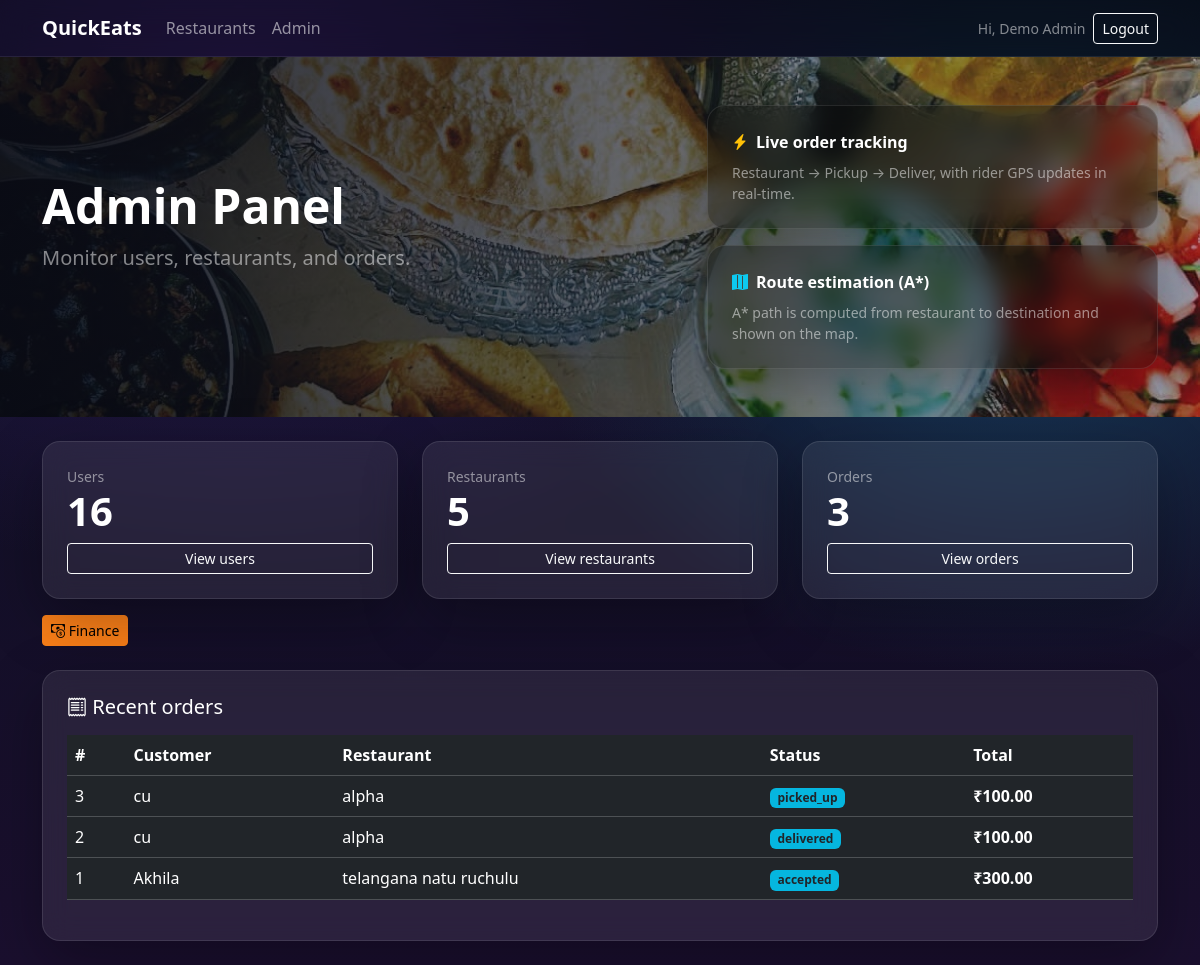
The page /admin/ (signed in) on the database its author committed.
### app/models.py (models this page shows, shortened)
class User(db.Model, UserMixin):
    id = db.Column(db.Integer, primary_key=True)
    email = db.Column(db.String(255), unique=True, nullable=False, index=True)
    password_hash = db.Column(db.String(255), nullable=False)
    full_name = db.Column(db.String(120), nullable=False)
    phone = db.Column(db.String(30), nullable=True)
    role = db.Column(db.String(40), nullable=False, index=True)
    is_active = db.Column(db.Boolean, default=True, nullable=False)
    address = db.Column(db.String(255), nullable=True)
    lat = db.Column(db.Float, nullable=True)
    lng = db.Column(db.Float, nullable=True)
    created_at = db.Column(db.DateTime, default=utcnow, nullable=False)
    restaurant = db.relationship("Restaurant", back_populates="owner", uselist=False)

class Order(db.Model):
    id = db.Column(db.Integer, primary_key=True)
    customer_id = db.Column(db.Integer, db.ForeignKey("user.id"), nullable=False, index=True)
    restaurant_id = db.Column(db.Integer, db.ForeignKey("restaurant.id"), nullable=False, index=True)
    delivery_partner_id = db.Column(db.Integer, db.ForeignKey("user.id"), nullable=True, index=True)
    status = db.Column(db.String(40), nullable=False, index=True, default=OrderStatus.PLACED.value)
    notes = db.Column(db.String(500), nullable=True)
    delivery_address = db.Column(db.String(255), nullable=True)
    delivery_lat = db.Column(db.Float, nullable=True)
    delivery_lng = db.Column(db.Float, nullable=True)
    subtotal_cents = db.Column(db.Integer, nullable=False, default=0)
    delivery_fee_cents = db.Column(db.Integer, nullable=False, default=2500)
    total_cents = db.Column(db.Integer, nullable=False, default=0)
    created_at = db.Column(db.DateTime, default=utcnow, nullable=False)
    updated_at = db.Column(db.DateTime, default=utcnow, onupdate=utcnow, nullable=False)
    restaurant = db.relationship("Restaurant", back_populates="orders")
    customer = db.relationship("User", foreign_keys=[customer_id])
    delivery_partner = db.relationship("User", foreign_keys=[delivery_partner_id])
    items = db.relationship("OrderItem", back_populates="order", cascade="all, delete-orphan")
    pings = db.relationship("LocationPing", back_populates="order", cascade="all, delete-orphan")

class Restaurant(db.Model):
    id = db.Column(db.Integer, primary_key=True)
    owner_id = db.Column(db.Integer, db.ForeignKey("user.id"), nullable=False, index=True)
    name = db.Column(db.String(120), nullable=False)
    description = db.Column(db.String(500), nullable=True)
    address = db.Column(db.String(255), nullable=True)
    lat = db.Column(db.Float, nullable=True)
    lng = db.Column(db.Float, nullable=True)
    hero_image_url = db.Column(db.String(500), nullable=True)
    is_open = db.Column(db.Boolean, default=True, nullable=False)
    created_at = db.Column(db.DateTime, default=utcnow, nullable=False)
    owner = db.relationship("User", back_populates="restaurant")
    items = db.relationship("MenuItem", back_populates="restaurant", cascade="all, delete-orphan")
    orders = db.relationship("Order", back_populates="restaurant")

### app/web/admin.py (the view)
@bp.get("/")
@role_required(Role.ADMIN.value)
def dashboard():
    user_count = User.query.count()
    restaurant_count = Restaurant.query.count()
    order_count = Order.query.count()
    recent_orders = Order.query.order_by(Order.created_at.desc()).limit(20).all()
    return render_template(
        "admin/dashboard.html",
        user_count=user_count,
        restaurant_count=restaurant_count,
        order_count=order_count,
        recent_orders=recent_orders,
    )

### app/models.py (called while the page is built)
@login_manager.user_loader
def load_user(user_id: str):
    return db.session.get(User, int(user_id))

### app/utils.py (called while the page is built)
def role_required(*roles: str):
    def decorator(fn):
        @wraps(fn)
        @login_required
        def wrapper(*args, **kwargs):
            if not current_user.is_authenticated:
                abort(401)
            if current_user.role not in roles and not getattr(current_user, "is_admin", False):
                abort(403)
            return fn(*args, **kwargs)
        return wrapper
    return decorator

def format_money(cents: int) -> str:
    return f"₹{(cents or 0) / 100:.2f}"

### app/templates/admin/dashboard.html (shortened to what this page needs)
{% extends "base.html" %}
{% block hero_title %}Admin Panel{% endblock %}
{% block hero_subtitle %}Monitor users, restaurants, and orders.{% endblock %}
{% block content %}
  <div class="row g-4">
    <div class="col-lg-4">
      <div class="card card-glass p-4">
        <div class="text-white-50 small">Users</div>
        <div class="display-6 text-white fw-bold">{{ user_count }}</div>
        <a class="btn btn-sm btn-outline-light mt-2" href="{{ url_for('admin.users') }}">View users</a>
      </div>
    </div>
    <div class="col-lg-4">
      <div class="card card-glass p-4">
        <div class="text-white-50 small">Restaurants</div>
        <div class="display-6 text-white fw-bold">{{ restaurant_count }}</div>
        <a class="btn btn-sm btn-outline-light mt-2" href="{{ url_for('admin.restaurants') }}">View restaurants</a>
      </div>
    </div>
    <div class="col-lg-4">
      <div class="card card-glass p-4">
        <div class="text-white-50 small">Orders</div>
        <div class="display-6 text-white fw-bold">{{ order_count }}</div>
        <a class="btn btn-sm btn-outline-light mt-2" href="{{ url_for('admin.orders') }}">View orders</a>
      </div>
    </div>
  </div>
  <div class="mt-3">
    <a class="btn btn-sm btn-warning" href="{{ url_for('admin.finance') }}"><i class="bi bi-cash-coin"></i> Finance</a>
  </div>
  <div class="card card-glass p-4 mt-4">
    <div class="h5 text-white mb-3"><i class="bi bi-receipt"></i> Recent orders</div>
    {% if not recent_orders %}
      <div class="text-white-50">No orders yet.</div>
    {% else %}
      <div class="table-responsive">
        <table class="table table-dark table-hover align-middle">
          <thead>
            <tr>
              <th>#</th>
              <th>Customer</th>
              <th>Restaurant</th>
              <th>Status</th>
              <th>Total</th>
            </tr>
          </thead>
          <tbody>
            {% for o in recent_orders %}
              <tr>
                <td>{{ o.id }}</td>
                <td>{{ o.customer.full_name }}</td>
                <td>{{ o.restaurant.name }}</td>
                <td><span class="badge bg-info text-dark">{{ o.status }}</span></td>
                <td class="fw-semibold">{{ o.total_cents|money }}</td>
              </tr>
            {% endfor %}
          </tbody>
        </table>
      </div>
    {% endif %}
  </div>
{% endblock %}

### app/templates/base.html (shortened to what this page needs)
<!doctype html>
<html lang="en">
  <head>
    <link href="https://cdn.jsdelivr.net/npm/bootstrap@5.3.3/dist/css/bootstrap.min.css" rel="stylesheet" />
    <link href="https://cdn.jsdelivr.net/npm/bootstrap-icons@1.11.3/font/bootstrap-icons.min.css" rel="stylesheet" />
    <link href="{{ url_for('static', filename='css/app.css') }}" rel="stylesheet" />
  </head>
  <body>
    <nav class="navbar navbar-expand-lg navbar-dark glass-nav sticky-top">
      <div class="container">
        <a class="navbar-brand fw-bold" href="{{ url_for('customer.home') }}">QuickEats</a>
        <div class="collapse navbar-collapse" id="nav">
          <ul class="navbar-nav me-auto mb-2 mb-lg-0">
            <li class="nav-item"><a class="nav-link" href="{{ url_for('customer.home') }}">Restaurants</a></li>
            {% if current_user.is_authenticated and current_user.role == 'admin' %}
              <li class="nav-item"><a class="nav-link" href="{{ url_for('admin.dashboard') }}">Admin</a></li>
            {% endif %}
          </ul>
          <div class="d-flex align-items-center gap-2">
            {% if current_user.is_authenticated %}
              <span class="text-white-50 small d-none d-lg-inline">Hi, {{ current_user.full_name }}</span>
              <a class="btn btn-sm btn-outline-light" href="{{ url_for('auth.logout') }}">Logout</a>
            {% else %}
              <a class="btn btn-sm btn-outline-light" href="{{ url_for('auth.login') }}">Login</a>
              <a class="btn btn-sm btn-warning" href="{{ url_for('auth.register') }}">Sign up</a>
            {% endif %}
          </div>
        </div>
      </div>
    </nav>
    <main>
      <section class="hero">
        <div class="container py-5">
          <div class="row align-items-center g-4">
            <div class="col-lg-7">
              <h1 class="display-5 fw-bold text-white mb-2">{% block hero_title %}Order food fast.{% endblock %}</h1>
              <p class="lead text-white-50 mb-4">{% block hero_subtitle %}Swiggy-like demo with live tracking and A* routing.{% endblock %}</p>
            </div>
            <div class="col-lg-5">
              <div class="hero-card p-4">
                <div class="d-flex align-items-center gap-2">
                  <i class="bi bi-lightning-charge-fill text-warning"></i>
                  <div class="text-white fw-semibold">Live order tracking</div>
                </div>
                <div class="small text-white-50 mt-2">
                  Restaurant → Pickup → Deliver, with rider GPS updates in real-time.
                </div>
              </div>
              <div class="hero-card p-4 mt-3">
                <div class="d-flex align-items-center gap-2">
                  <i class="bi bi-map-fill text-info"></i>
                  <div class="text-white fw-semibold">Route estimation (A*)</div>
                </div>
                <div class="small text-white-50 mt-2">
                  A* path is computed from restaurant to destination and shown on the map.
                </div>
              </div>
            </div>
          </div>
        </div>
        <div class="hero-overlay"></div>
      </section>
      <div class="container my-4">
        {% block content %}{% endblock %}
      </div>
    </main>
  </body>
</html>

### app/static/css/app.css (style rules this page uses)
:root { --bg1:#0b1020; --bg2:#1a0f2e; --glass: rgba(255,255,255,.08); --glass2: rgba(255,255,255,.12); --brand:#fc8019; }
body { background: radial-gradient(1200px 800px at 20% 10%, #2b1b55 0%, transparent 60%), radial-gradient(900px 700px at 85% 30%, #173a5a 0%, transparent 55%), linear-gradient(180deg, var(--bg1) 0%, var(--bg2) 100%); min-height:100vh; }
.glass-nav { background: rgba(0,0,0,.35); backdrop-filter: blur(14px); border-bottom: 1px solid rgba(255,255,255,.08); }
.hero { position: relative; overflow: hidden; background-image: url("../img/hero.jpg"); background-size: cover; background-position: center; }
.hero-overlay { position:absolute; inset:0; background: linear-gradient(90deg, rgba(8,10,20,.92) 0%, rgba(8,10,20,.60) 55%, rgba(8,10,20,.25) 100%); pointer-events:none; }
.hero .container { position:relative; z-index:1; }
.hero-card { background: rgba(0,0,0,.35); border: 1px solid rgba(255,255,255,.10); border-radius: 18px; backdrop-filter: blur(12px); box-shadow: 0 20px 60px rgba(0,0,0,.35); transform: translateY(0); transition: transform .2s ease, border-color .2s ease; }
.btn-warning { background-color: var(--brand) !important; border-color: var(--brand) !important; }
.badge.bg-info { background-color: rgba(0, 209, 255, .85) !important; }
.card-glass { background: var(--glass); border: 1px solid rgba(255,255,255,.10); border-radius: 18px; backdrop-filter: blur(14px); box-shadow: 0 20px 60px rgba(0,0,0,.30); }

### rows shown on the page
User: full_name "Demo Admin"
Order: id "3", customer.full_name "cu", restaurant.name "alpha", status "picked_up", total_cents "₹100.00"
Order: id "2", customer.full_name "cu", restaurant.name "alpha", status "delivered", total_cents "₹100.00"
Order: id "1", customer.full_name "Akhila", restaurant.name "telangana natu ruchulu", status "accepted", total_cents "₹300.00"

### other values the page prints
{{ user_count }} "16"
{{ restaurant_count }} "5"
{{ order_count }} "3"
